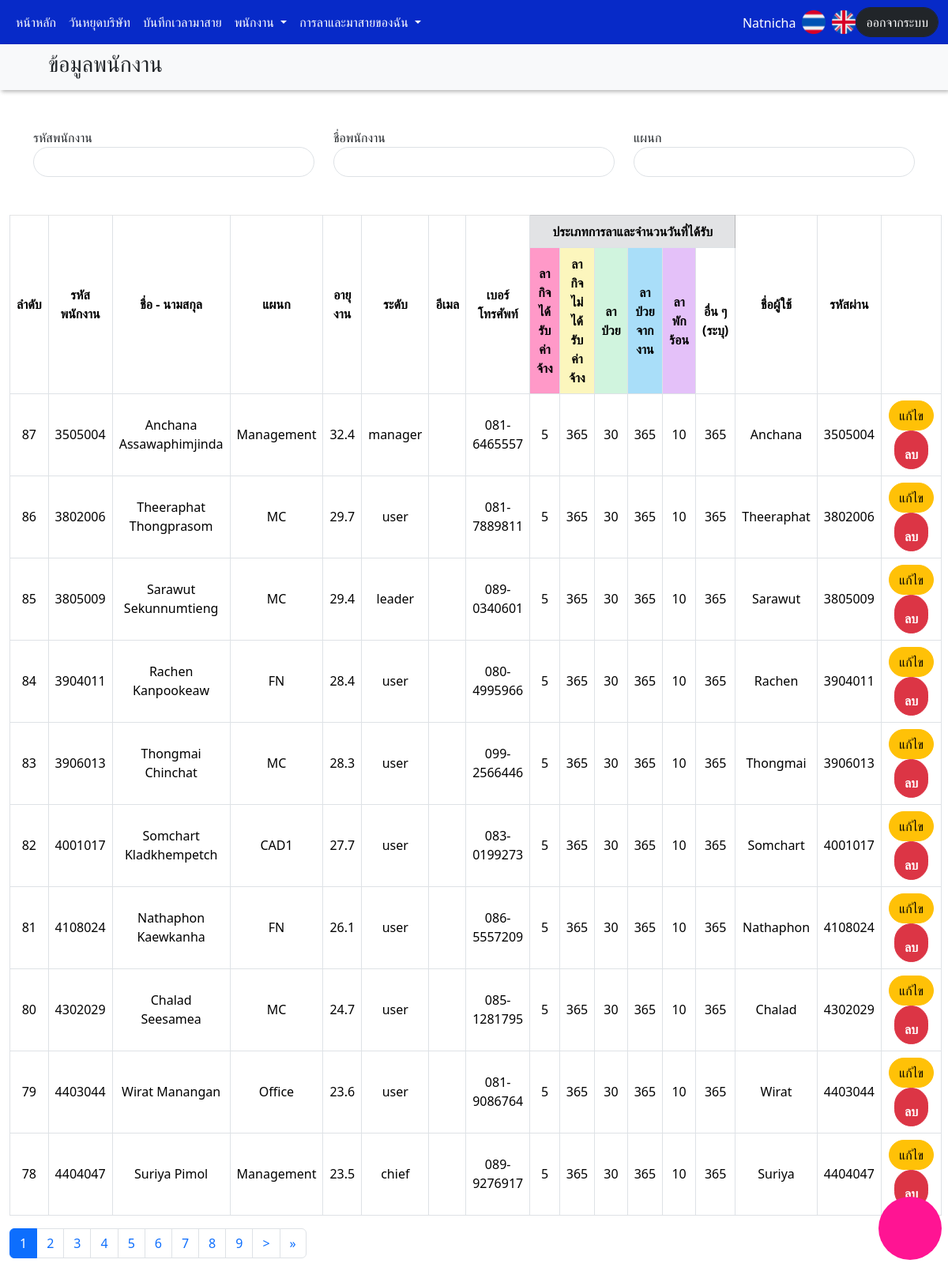
The app's page /admin/admin_employee.php (signed in) with its own data.
### tables this page shows
CREATE TABLE `session` (
  `s_id` int(11) NOT NULL,
  `s_usercode` varchar(10) DEFAULT NULL,
  `s_username` varchar(10) DEFAULT NULL,
  `s_password` varchar(10) DEFAULT NULL,
  `s_name` varchar(255) DEFAULT NULL,
  `s_department` varchar(15) DEFAULT NULL,
  `s_level` varchar(10) DEFAULT NULL,
  `s_workplace` varchar(10) DEFAULT NULL,
  `s_status` varchar(2) DEFAULT NULL,
  `s_log_status` varchar(2) DEFAULT NULL,
  `s_login_datetime` datetime DEFAULT NULL,
  `s_logout_datetime` datetime DEFAULT NULL
);

CREATE TABLE `employees` (
  `e_id` int(11) NOT NULL,
  `e_usercode` varchar(10) DEFAULT NULL,
  `e_username` varchar(10) DEFAULT NULL,
  `e_password` varchar(10) DEFAULT NULL,
  `e_name` varchar(255) DEFAULT NULL,
  `e_department` varchar(15) DEFAULT NULL,
  `e_sub_department` varchar(15) DEFAULT NULL,
  `e_sub_department2` varchar(15) DEFAULT NULL,
  `e_sub_department3` varchar(15) DEFAULT NULL,
  `e_sub_department4` varchar(15) DEFAULT NULL,
  `e_sub_department5` varchar(15) DEFAULT NULL,
  `e_work_start_date` date DEFAULT NULL,
  `e_yearexp` varchar(5) DEFAULT NULL,
  `e_level` varchar(15) DEFAULT NULL,
  `e_workplace` varchar(10) DEFAULT NULL,
  `e_remark` varchar(50) DEFAULT NULL,
  `e_email` varchar(50) DEFAULT NULL,
  `e_phone` varchar(12) DEFAULT NULL,
  `e_status` varchar(2) DEFAULT NULL,
  `e_token` varchar(255) DEFAULT NULL,
  `e_leave_personal` varchar(5) DEFAULT NULL,
  `e_leave_personal_no` varchar(5) DEFAULT NULL,
  `e_leave_sick` varchar(5) DEFAULT NULL,
  `e_leave_sick_work` varchar(5) DEFAULT NULL,
  `e_leave_annual` varchar(5) DEFAULT NULL,
  `e_stop_work` varchar(5) DEFAULT NULL,
  `e_late` varchar(5) DEFAULT NULL,
  `e_other` varchar(5) DEFAULT NULL,
  `e_add_datetime` datetime DEFAULT NULL,
  `e_add_name` varchar(10) DEFAULT NULL,
  `e_upd_datetime` datetime DEFAULT NULL,
  `e_upd_name` varchar(10) DEFAULT NULL
);

### admin/admin_employee.php (the view, shortened to what this page needs)
<?php
include '../connect.php';
?>
<!DOCTYPE html>
<html lang="en">
<head>
    <link href="../css/bootstrap.min.css" rel="stylesheet">
    <link href="../css/style.css" rel="stylesheet">
    <link rel="stylesheet" href="../css/jquery-ui.css">
    <link rel="stylesheet" href="../css/flatpickr.min.css">
</head>
<body>
    <?php require 'admin_navbar.php'?>
    <nav class="navbar bg-body-tertiary" style="background-color: #072ac8; box-shadow: 2px 2px 5px rgba(0, 0, 0, 0.3);
  border: none;">
        <div class=" container-fluid">
            <div class="row align-items-center">
                <div class="col-auto">
                    <i class="fa-solid fa-users fa-2xl"></i>
                </div>
                <div class="col-auto">
                    <h3>ข้อมูลพนักงาน</h3>
                </div>
            </div>
        </div>
    </nav>
    <div class="container mt-5">
        <div class="row">
            <div class="col-4">
                <label for="codeSearch">รหัสพนักงาน</label>
                <input type="text" class="form-control" id="codeSearch" list="codeList">
            </div>
            <div class="col-4">
                <label for="nameLabel">ชื่อพนักงาน</label>
                <input type="text" class="form-control" id="nameSearch" list="nameList">
            </div>
            <div class="col-4">
                <label for="depLabel">แผนก</label>
                <input type="text" class="form-control" id="depSearch" list="depList">
            </div>
        </div>
    </div>
    <div class="container-fluid mt-5">
        <table class="table table-hover table-bordered" style="border-top: 1px solid rgba(0, 0, 0, 0.1);" id="empTable">
            <thead>
                <tr class="text-center align-middle">
                    <th rowspan="2">ลำดับ</th>
                    <th rowspan="2">รหัสพนักงาน</th>
                    <th rowspan="2" style="width: 10%;">ชื่อ - นามสกุล</th>
                    <th rowspan="2">แผนก</th>
                    <th rowspan="2">อายุงาน</th>
                    <th rowspan="2">ระดับ</th>
                    <th rowspan="2" style="width: 10%;">อีเมล</th>
                    <th rowspan="2">เบอร์โทรศัพท์</th>
                    <th rowspan="1" colspan="6" class="table-secondary">ประเภทการลาและจำนวนวันที่ได้รับ</th>
                    <th rowspan="2">ชื่อผู้ใช้</th>
                    <th rowspan="2">รหัสผ่าน</th>
                    <th rowspan="2" style="width: 10%;"></th>
                </tr>
                <tr class="text-center align-middle">
                    <th style="background-color: #ff99c8; width: 5%;">ลากิจได้รับค่าจ้าง</th>
                    <th style="background-color: #fcf6bd; width: 5%;">ลากิจไม่ได้รับค่าจ้าง</th>
                    <th style="background-color: #d0f4de; width: 5%;">ลาป่วย</th>
                    <th style="background-color: #a9def9; width: 5%;">ลาป่วยจากงาน</th>
                    <th style="background-color: #e4c1f9; width: 5%;">ลาพักร้อน</th>
                    <th>อื่น ๆ (ระบุ)</th>
                </tr>
            </thead>
            <tbody>
                <?php
$itemsPerPage = 10;
$currentPage = isset($_GET['page']) ? $_GET['page'] : 1;
$sql = "SELECT * FROM employees WHERE e_status <> 1 AND e_usercode <> '999999' ORDER BY e_add_datetime DESC";
$result = $conn->query($sql);
$totalRows = $result->rowCount();
$totalPages = ceil($totalRows / $itemsPerPage);
$offset = ($currentPage - 1) * $itemsPerPage;
$sql .= " LIMIT $itemsPerPage OFFSET $offset";
$result = $conn->query($sql);
$rowNumber = $totalRows - ($currentPage - 1) * $itemsPerPage;
if ($result->rowCount() > 0) {
    while ($row = $result->fetch(PDO::FETCH_ASSOC)) {
        echo '<tr class="text-center align-middle">';
        echo '<td>' . $rowNumber . '</td>';
        echo '<td>' . $row['e_usercode'] . '</td>';
        echo '<td>' . $row['e_name'] . '</td>';
        echo '<td>' . $row['e_department'] . '</td>';
        echo '<td>' . $row['e_yearexp'] . '</td>';
        echo '<td>' . $row['e_level'] . '</td>';
        echo '<td>' . $row['e_email'] . '</td>';
        echo '<td>' . $row['e_phone'] . '</td>';
        echo '<td>' . $row['e_leave_personal'] . '</td>';
        echo '<td>' . $row['e_leave_personal_no'] . '</td>';
        echo '<td>' . $row['e_leave_sick'] . '</td>';
        echo '<td>' . $row['e_leave_sick_work'] . '</td>';
        echo '<td>' . $row['e_leave_annual'] . '</td>';
        echo '<td>' . $row['e_other'] . '</td>';
        echo '<td>' . $row['e_username'] . '</td>';
        echo '<td>' . $row['e_password'] . '</td>';
        echo '<td>';
        echo '<button type="button" class="btn btn-warning edit-btn" data-bs-toggle="modal" data-bs-target="#empModal" data-usercode="' . $row['e_usercode'] . '">แก้ไข</button>';
        echo '<button type="button" class="mx-2 btn btn-danger delete-btn" data-usercode="' . $row['e_usercode'] . '"><i class="fa-solid fa-trash"> ลบ</i></button>';
        echo '</td>';
        echo '</tr>';
        $rowNumber--;
    }
}
?>
            </tbody>
        </table>
        <?php
echo '<div class="pagination">';
echo '<ul class="pagination">';
for ($i = 1; $i <= $totalPages; $i++) {
    if ($i == $currentPage) {
        echo '<li class="page-item active"><span class="page-link">' . $i . '</span></li>';
    } else {
        echo '<li class="page-item"><a class="page-link" href="?page=' . $i . '">' . $i . '</a></li>';
    }
}
if ($currentPage < $totalPages) {
    echo '<li class="page-item"><a class="page-link" href="?page=' . ($currentPage + 1) . '">&gt;</a></li>';
    echo '<li class="page-item"><a class="page-link" href="?page=' . $totalPages . '">&raquo;</a></li>';
}
echo '</ul>';
echo '</div>';
?>
    </div>
    <div class="mt-3 container-fluid">
        <div class="row d-flex justify-content-end">
            <div class="col-1">
                <button class="btn" id="addEmp" data-bs-toggle="modal" data-bs-target="#addEmployeeModal"><i
                        class="fa-solid fa-user-plus fa-2xl" style="color: #ffffff;"></i></button>
            </div>
        </div>
    </div>
</body>
</html>

### admin/admin_navbar.php (shortened to what this page needs)
<?php
include '../connect.php';
if (isset($_SESSION['s_usercode'])) {
    $userCode = $_SESSION['s_usercode'];
    $sql = "SELECT * FROM session
            JOIN employees ON session.s_usercode = employees.e_usercode
            WHERE session.s_usercode = :userCode";
    $stmt = $conn->prepare($sql);
    $stmt->bindParam(':userCode', $userCode, PDO::PARAM_STR);
    $stmt->execute();
    $userName = "";
    if ($stmt->rowCount() > 0) {
        $row = $stmt->fetch(PDO::FETCH_ASSOC);
        $userName = $row['e_username'];
    }
}
?>
<!DOCTYPE html>
<html lang="en">
<head>
    <link href="../css/bootstrap.min.css" rel="stylesheet">
    <link href="../css/style.css" rel="stylesheet">
    <link rel="stylesheet" href="../css/jquery-ui.css">
    <link rel="stylesheet" href="../css/flatpickr.min.css">
</head>
<body>
    <nav class="navbar navbar-expand-lg"
        style="background-color: #072ac8; box-shadow: 2px 2px 5px rgba(0, 0, 0, 0.3); border: none;">
        <div class="container-fluid">
            <div class="collapse navbar-collapse" id="navbarText">
                <ul class="navbar-nav me-auto mb-2 mb-lg-0">
                    <li class="nav-item">
                        <a class="nav-link" aria-current="page" href="admin_dashboard.php"
                            style="color: white;">หน้าหลัก</a>
                    </li>
                    <li class="nav-item">
                        <a class="nav-link" aria-current="page" href="admin_holiday.php"
                            style="color: white;">วันหยุดบริษัท</a>
                    </li>
                    <li class="nav-item">
                        <a class="nav-link" aria-current="page" href="admin_employee_attendance.php"
                            style="color: white;">บันทึกเวลามาสาย</a>
                    </li>
                    <li class="nav-item dropdown">
                        <a class="nav-link dropdown-toggle" href="#" role="button" data-bs-toggle="dropdown"
                            aria-expanded="false" style="color: white;">
                            พนักงาน
                        </a>
                    </li>
                    <li class="nav-item dropdown">
                        <a class="nav-link dropdown-toggle" href="#" role="button" data-bs-toggle="dropdown"
                            aria-expanded="false" style="color: white;">
                            การลาและมาสายของฉัน
                        </a>
                    </li>
                </ul>
                <form method="post">
                    <ul class="nav justify-content-end">
                        <?php if (!empty($userName)): ?>
                        <li class="nav-item">
                            <label class="mt-2 mx-2" style="color: white;"><?php echo $userName; ?></label>
                        </li>
                        <?php endif;?>
                        <li class="nav-item d-flex align-items-center">
                            <a href="#"><img src="../logo/th.png" alt="TH Language"
                                    style="width:30px;height:30px; margin: auto 0;"></a>
                        </li>
                        <li class="nav-item d-flex align-items-center">
                            <a href="#" class="ms-2"><img src="../logo/en.png" alt="EN Language"
                                    style="width:30px;height:30px; margin: auto 0;"></a>
                        </li>
                        <li class="nav-item">
                            <button type="submit" name="logoutButton"
                                class="form-control btn btn-dark">ออกจากระบบ</button>
                        </li>
                    </ul>
                </form>
            </div>
        </div>
    </nav>
</body>
</html>

### css/style.css (style rules this page uses)
input[type="text"], input[type="password"], input[type="date"], input[type="time"], input[type="file"] { border-radius: 50px; }
button[type="submit"], button[type="reset"], button[type="button"] { border-radius: 50px; }
#addEmp { width: 80px; height: 80px; border-radius: 100px 100px 100px 100px; position: fixed; bottom: 30px; z-index: 9999; background-color: deeppink; }

### records on screen
session: employees.e_username "Natnicha"
employees: e_usercode "3505004", e_name "Anchana Assawaphimjinda", e_department "Management", e_yearexp "32.4", e_level "manager", e_phone "081-6465557", e_leave_personal "5", e_leave_personal_no "365", e_leave_sick "30", e_leave_sick_work "365", e_leave_annual "10", e_other "365", e_username "Anchana", e_password "3505004"
employees: e_usercode "3802006", e_name "Theeraphat Thongprasom", e_department "MC", e_yearexp "29.7", e_level "user", e_phone "081-7889811", e_leave_personal "5", e_leave_personal_no "365", e_leave_sick "30", e_leave_sick_work "365", e_leave_annual "10", e_other "365", e_username "Theeraphat", e_password "3802006"
employees: e_usercode "3805009", e_name "Sarawut Sekunnumtieng", e_department "MC", e_yearexp "29.4", e_level "leader", e_phone "089-0340601", e_leave_personal "5", e_leave_personal_no "365", e_leave_sick "30", e_leave_sick_work "365", e_leave_annual "10", e_other "365", e_username "Sarawut", e_password "3805009"
employees: e_usercode "3904011", e_name "Rachen Kanpookeaw", e_department "FN", e_yearexp "28.4", e_level "user", e_phone "080-4995966", e_leave_personal "5", e_leave_personal_no "365", e_leave_sick "30", e_leave_sick_work "365", e_leave_annual "10", e_other "365", e_username "Rachen", e_password "3904011"
employees: e_usercode "3906013", e_name "Thongmai Chinchat", e_department "MC", e_yearexp "28.3", e_level "user", e_phone "099-2566446", e_leave_personal "5", e_leave_personal_no "365", e_leave_sick "30", e_leave_sick_work "365", e_leave_annual "10", e_other "365", e_username "Thongmai", e_password "3906013"
employees: e_usercode "4001017", e_name "Somchart Kladkhempetch", e_department "CAD1", e_yearexp "27.7", e_level "user", e_phone "083-0199273", e_leave_personal "5", e_leave_personal_no "365", e_leave_sick "30", e_leave_sick_work "365", e_leave_annual "10", e_other "365", e_username "Somchart", e_password "4001017"
employees: e_usercode "4108024", e_name "Nathaphon Kaewkanha", e_department "FN", e_yearexp "26.1", e_level "user", e_phone "086-5557209", e_leave_personal "5", e_leave_personal_no "365", e_leave_sick "30", e_leave_sick_work "365", e_leave_annual "10", e_other "365", e_username "Nathaphon", e_password "4108024"
employees: e_usercode "4302029", e_name "Chalad Seesamea", e_department "MC", e_yearexp "24.7", e_level "user", e_phone "085-1281795", e_leave_personal "5", e_leave_personal_no "365", e_leave_sick "30", e_leave_sick_work "365", e_leave_annual "10", e_other "365", e_username "Chalad", e_password "4302029"
employees: e_usercode "4403044", e_name "Wirat Manangan", e_department "Office", e_yearexp "23.6", e_level "user", e_phone "081-9086764", e_leave_personal "5", e_leave_personal_no "365", e_leave_sick "30", e_leave_sick_work "365", e_leave_annual "10", e_other "365", e_username "Wirat", e_password "4403044"
employees: e_usercode "4404047", e_name "Suriya Pimol", e_department "Management", e_yearexp "23.5", e_level "chief", e_phone "089-9276917", e_leave_personal "5", e_leave_personal_no "365", e_leave_sick "30", e_leave_sick_work "365", e_leave_annual "10", e_other "365", e_username "Suriya", e_password "4404047"
